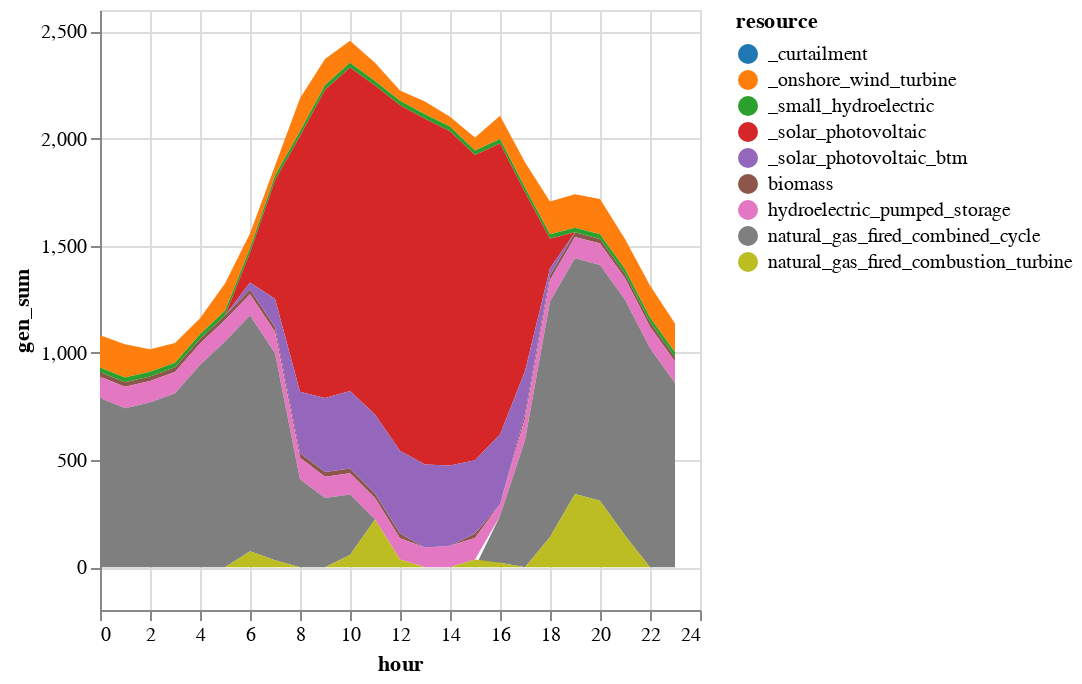

The cell this chart's notebook holds for it:
### Code cell
# Plot stacked area chart of generation for the given day using vegalite

# Add in BTM solar and curtailment and plot results

# need to define T_period to use the code from Notebook 5
T_period = 1:24

sol_gen_zero = innerjoin(UC_no_startup_sol.gen, 
                    gen_df_sens[!, [:r_id, :resource]], 
                    on = :r_id)
sol_gen_zero = combine(groupby(sol_gen_zero, [:resource, :hour]), 
            :gen => sum)

# Rename generators (for plotting purposes)
sol_gen_zero[sol_gen_zero.resource .== "solar_photovoltaic", :resource] .= "_solar_photovoltaic"
sol_gen_zero[sol_gen_zero.resource .== "onshore_wind_turbine", :resource] .= "_onshore_wind_turbine"
sol_gen_zero[sol_gen_zero.resource .== "small_hydroelectric", :resource] .= "_small_hydroelectric"

# BTM solar
btm = DataFrame(resource = repeat(["_solar_photovoltaic_btm"]; outer=length(T_period)), 
    hour = T_period,
    gen_sum = gen_variable_long[gen_variable_long.gen_full .== "wec_sdge_solar_photovoltaic_1.0",:cf] * 600)
append!(sol_gen_zero, btm)

# Curtailment
curtail = combine(groupby(UC_no_startup_sol.curtail, [:hour]),
            :curt => sum)
curtail[!, :resource] .= "_curtailment"
rename!(curtail, :curt_sum => :gen_sum)
append!(sol_gen_zero, curtail[:,[:resource, :hour, :gen_sum]])

# Rescale hours
sol_gen_zero.hour = sol_gen_zero.hour .- T_period[1]

sol_gen_zero |>
@vlplot(:area, 
    x=:hour, y={:gen_sum, stack=:zero}, 
    color={"resource:n", scale={scheme="category10"}})

### Figure 1 — Vega-Lite specification as saved in the notebook (floating-point values rounded to 4 significant figures; data arrays with more than 128 entries replaced by an {"elided": "..."} marker saying what was removed)
{"data": {"values": {"elided": "216 records"}}, "encoding": {"color": {"field": "resource", "scale": {"scheme": "category10"}, "type": "nominal"}, "x": {"field": "hour", "type": "quantitative"}, "y": {"field": "gen_sum", "stack": "zero", "type": "quantitative"}}, "mark": "area"}
